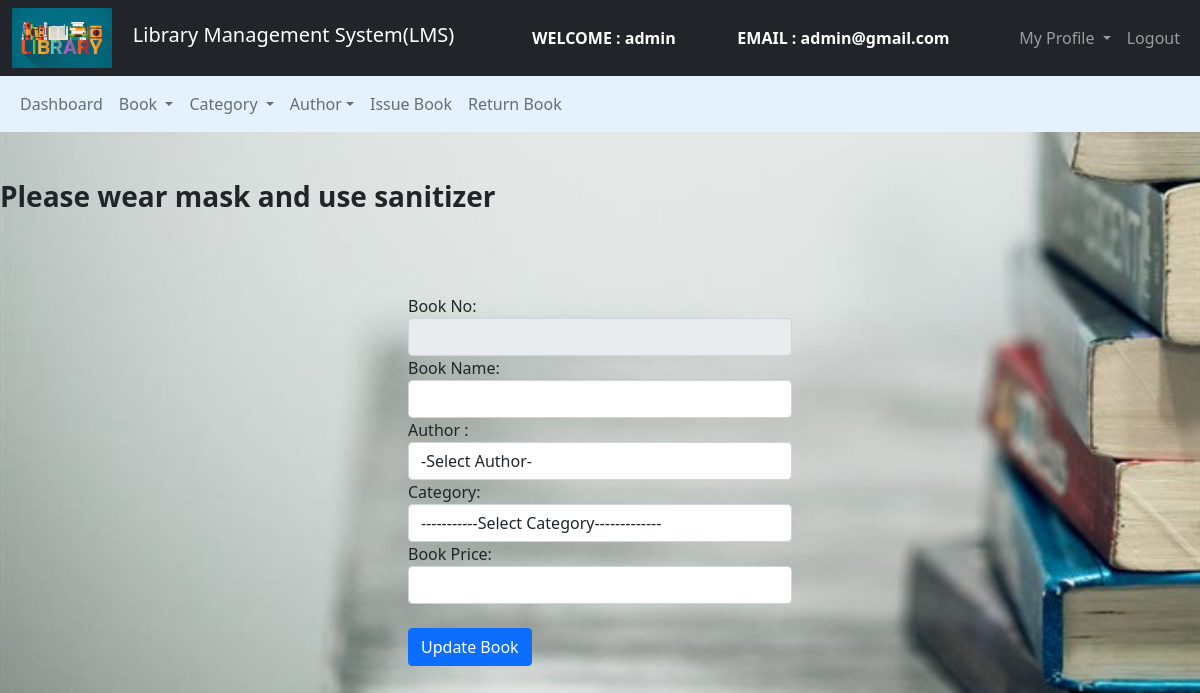
Page /Admin/Book/edit_book.php?bn=1010 (signed in) on the earlier database version.
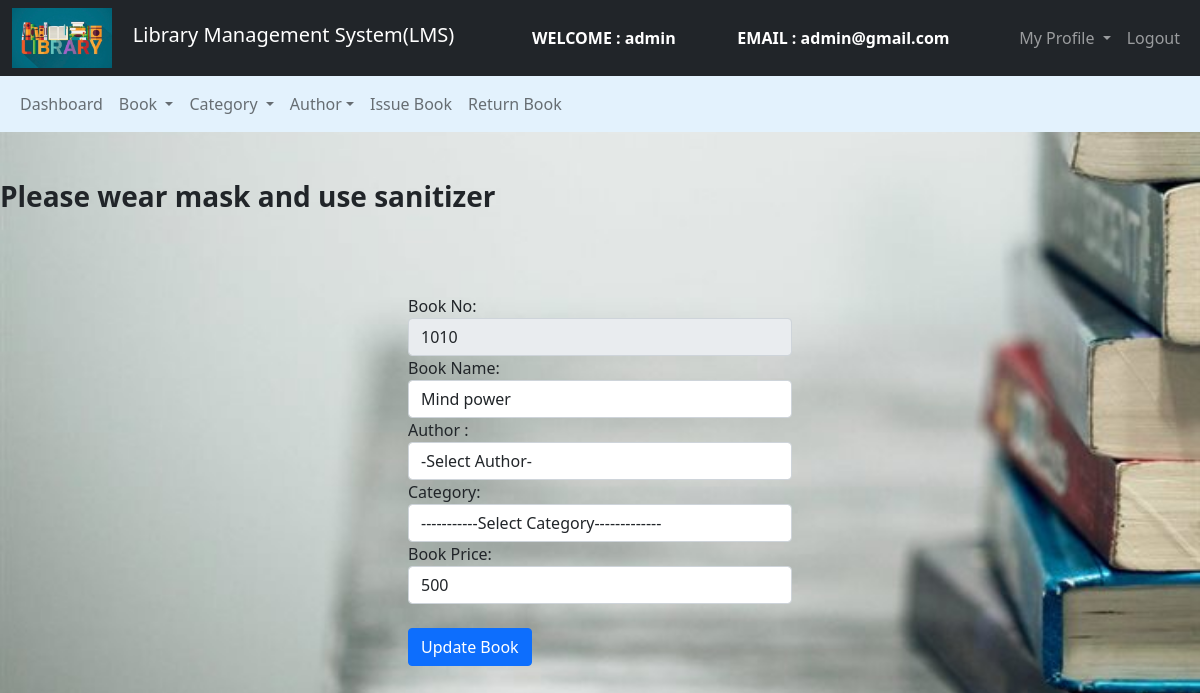
Same page on the later database version.
### tables this page shows
CREATE TABLE `books` (
  `book_id` int(11) NOT NULL,
  `book_name` varchar(250) NOT NULL,
  `author_id` int(11) NOT NULL,
  `cat_id` int(11) NOT NULL,
  `book_no` int(11) NOT NULL,
  `book_price` int(11) NOT NULL
);

### Admin/Book/edit_book.php (the view, shortened to what this page needs)
<?php
$connection = mysqli_connect("localhost", "root", "");
$book_no = "";
$book_name = "";
$book_price = "";
$query = "select * from books where book_no = $_GET[bn]";
$query_run = mysqli_query($connection, $query);
while ($row = mysqli_fetch_assoc($query_run)) {
    $book_name = $row['book_name'];
    $book_no = $row['book_no'];
    $book_price = $row['book_price'];
}
?>
<!DOCTYPE html>
<html>
<head>
    <link href="https://cdn.jsdelivr.net/npm/bootstrap@5.0.0-beta2/dist/css/bootstrap.min.css" rel="stylesheet">
</head>
<body>
    <nav class="navbar navbar-expand-lg navbar-dark bg-dark">
        <div class="container-fluid">
            <div class="navbar-header">
                <img src="../images/abc1.jpeg" width="100" height="60"> &nbsp &nbsp
                <a class="navbar-brand" href="../admin_dashboard.php">Library Management System(LMS)</a>
            </div>
            <font style="color: white">
                <span>
                    <strong>
                        WELCOME : <?php echo $_SESSION['name']; ?></strong>
                </span>
            </font>
            <font style="color: white">
                <span>
                    <strong>
                        EMAIL : <?php echo $_SESSION['email']; ?></strong>
                </span>
            </font>
            <ul class="nav navbar-nav navbar-right">
                <li class="nav-item dropdown">
                    <a class="nav-link dropdown-toggle" data-toggle="dropdown">
                        My Profile
                    </a>
                </li>
                <li class="nav-item"><a class="nav-link" href="../../logout.php">
                        Logout
                    </a></li>
            </ul>
        </div>
    </nav>
    <nav class="navbar navbar-expand-lg navbar-light" style="background-color: #e3f2fd">
        <div class="container-fluid">
            <ul class="nav navbar-nav navbar-center">
                <li class="nav-item">
                    <a href="../admin_dashboard.php" class="nav-link">
                        Dashboard
                    </a>
                </li>
                <li class="nav-item dropdown ">
                    <a class="nav-link dropdown-toggle" data-toggle="dropdown"> Book
                    </a>
                </li>
                <li class="nav-item dropdown ">
                    <a class="nav-link dropdown-toggle" data-toggle="dropdown"> Category </a>
                </li>
                <li class="nav-item dropdown ">
                    <a class="nav-link dropdown-toggle" data-toggle="dropdown"> Author</a>
                </li>
                <li class="nav-item">
                    <a href="../Book/issue_book.php" class="nav-link">
                        Issue Book</a>
                </li>
                <li class="nav-item">
                    <a href="../Book/return_book.php" class="nav-link">
                        Return Book</a>
                </li>
            </ul>
        </div>
    </nav>
    <br><br>
    <?php include '../../header.php'; ?><br><br>
    <div class="row">
        <div class="col-md-4"></div>
        <div class="col-md-4">
            <form action="" method="post">
                <div class="form-group">
                    <label>Book No:</label>
                    <input type="text" name="book_no" value="<?php echo $book_no; ?>" class="form-control" required="" disabled>
                </div>
                <div class="form-group">
                    <label>Book Name:</label>
                    <input type="text" name="book_name" value="<?php echo $book_name; ?>" class="form-control" required="">
                </div>
                <div class="form-group">
                    <label>Author :</label>
                    <select class="form-control" name="book_author">
                        <option>-Select Author-</option>
                    </select>
                </div>
                <div class="form-group">
                    <label>Category:</label>
                    <select class="form-control" name="book_cat">
                        <option>-----------Select Category-------------</option>
                    </select>
                </div>
                <div class="form-group">
                    <label>Book Price:</label>
                    <input type="text" name="book_price" value="<?php echo $book_price; ?>" class="form-control" required="">
                </div><br>
                <button class="btn btn-primary" name="update">
                    Update Book
                </button>
            </form>
        </div>
        <div class="col-md-4"></div>
    </div>
</body>
</html>

Differences in the rows shown:
added books: book_no "1010", book_name "Mind power", book_price "500"
